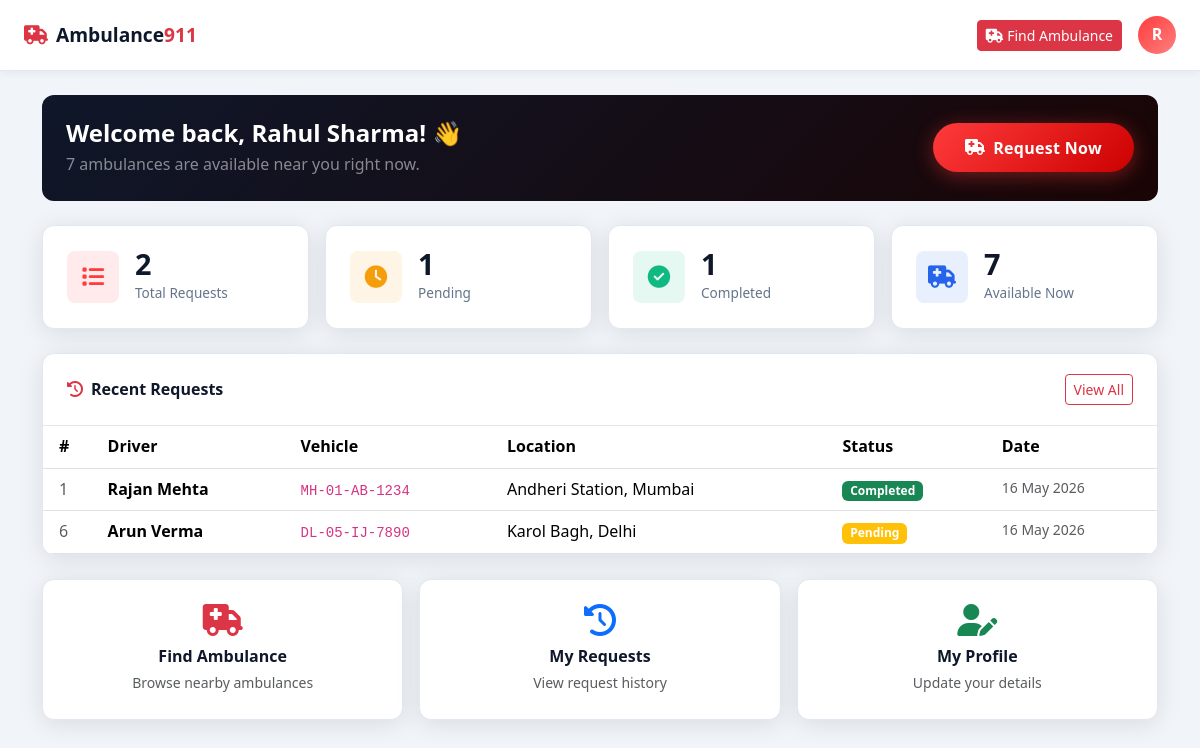
/user/dashboard.php (signed in), run on the app's committed database.
### tables this page shows
CREATE TABLE IF NOT EXISTS requests (
    id           INT AUTO_INCREMENT PRIMARY KEY,
    user_id      INT          NOT NULL,
    ambulance_id INT          NOT NULL,
    location     VARCHAR(255) NOT NULL,
    status       ENUM('pending','accepted','completed','cancelled') NOT NULL DEFAULT 'pending',
    created_at   TIMESTAMP DEFAULT CURRENT_TIMESTAMP,
    FOREIGN KEY (user_id)      REFERENCES users(id)      ON DELETE CASCADE,
    FOREIGN KEY (ambulance_id) REFERENCES ambulances(id) ON DELETE CASCADE
);

CREATE TABLE IF NOT EXISTS ambulances (
    id          INT AUTO_INCREMENT PRIMARY KEY,
    driver_name VARCHAR(100)  NOT NULL,
    phone       VARCHAR(20)   NOT NULL,
    vehicle_no  VARCHAR(30)   NOT NULL,
    area        VARCHAR(150)  NOT NULL,
    latitude    DECIMAL(10,8) NOT NULL DEFAULT 0.00000000,
    longitude   DECIMAL(11,8) NOT NULL DEFAULT 0.00000000,
    status      ENUM('available','busy','offline') NOT NULL DEFAULT 'available',
    created_at  TIMESTAMP DEFAULT CURRENT_TIMESTAMP
);

### user/dashboard.php (the view, shortened to what this page needs)
<?php
$userId   = $_SESSION['user_id'];
$userName = $_SESSION['user_name'];
$db       = getDB();
$totalReq = $db->query("SELECT COUNT(*) AS c FROM requests WHERE user_id = $userId")->fetch_assoc()['c'];
$pending  = $db->query("SELECT COUNT(*) AS c FROM requests WHERE user_id = $userId AND status='pending'")->fetch_assoc()['c'];
$completed= $db->query("SELECT COUNT(*) AS c FROM requests WHERE user_id = $userId AND status='completed'")->fetch_assoc()['c'];
$available= $db->query("SELECT COUNT(*) AS c FROM ambulances WHERE status='available'")->fetch_assoc()['c'];
$stmt = $db->prepare("
    SELECT r.id, r.location, r.status, r.created_at,
           a.driver_name, a.vehicle_no, a.phone AS amb_phone
    FROM requests r
    JOIN ambulances a ON r.ambulance_id = a.id
    WHERE r.user_id = ?
    ORDER BY r.created_at DESC
    LIMIT 5
");
$stmt->bind_param('i', $userId);
$stmt->execute();
$recentRequests = $stmt->get_result();
?>
<!DOCTYPE html>
<html lang="en">
<head>
    <link href="https://cdn.jsdelivr.net/npm/bootstrap@5.3.2/dist/css/bootstrap.min.css" rel="stylesheet">
    <link href="https://cdnjs.cloudflare.com/ajax/libs/font-awesome/6.5.0/css/all.min.css" rel="stylesheet">
    <link href="../assets/css/style.css" rel="stylesheet">
</head>
<body class="user-layout">
<div class="user-topbar">
    <div class="d-flex align-items-center gap-3">
        <div class="user-topbar-brand">
            <i class="fas fa-ambulance text-danger me-2"></i>Ambulance<span class="text-danger">911</span>
        </div>
    </div>
    <div class="d-flex align-items-center gap-3">
        <a href="ambulances.php" class="btn btn-danger btn-sm">
            <i class="fas fa-ambulance me-1"></i>Find Ambulance
        </a>
        <div class="dropdown">
            <div class="user-avatar" data-bs-toggle="dropdown">
                <?= strtoupper(substr($userName, 0, 1)) ?>
            </div>
        </div>
    </div>
</div>
<div class="container py-4">
    <div class="mb-4 p-4 rounded-xl"
         style="background:linear-gradient(135deg,var(--navy),#1a0505);color:#fff;">
        <div class="row align-items-center">
            <div class="col">
                <h4 class="fw-800 mb-1">Welcome back, <?= htmlspecialchars($userName) ?>! 👋</h4>
                <p class="mb-0 text-white-50">
                    <?= $available ?> ambulances are available near you right now.
                </p>
            </div>
            <div class="col-auto">
                <a href="ambulances.php" class="btn-emergency">
                    <i class="fas fa-ambulance me-2"></i>Request Now
                </a>
            </div>
        </div>
    </div>
    <div class="row g-3 mb-4">
        <div class="col-6 col-md-3">
            <div class="stat-widget">
                <div class="stat-widget-icon red"><i class="fas fa-list"></i></div>
                <div>
                    <div class="stat-widget-num"><?= $totalReq ?></div>
                    <div class="stat-widget-label">Total Requests</div>
                </div>
            </div>
        </div>
        <div class="col-6 col-md-3">
            <div class="stat-widget">
                <div class="stat-widget-icon orange"><i class="fas fa-clock"></i></div>
                <div>
                    <div class="stat-widget-num"><?= $pending ?></div>
                    <div class="stat-widget-label">Pending</div>
                </div>
            </div>
        </div>
        <div class="col-6 col-md-3">
            <div class="stat-widget">
                <div class="stat-widget-icon green"><i class="fas fa-check-circle"></i></div>
                <div>
                    <div class="stat-widget-num"><?= $completed ?></div>
                    <div class="stat-widget-label">Completed</div>
                </div>
            </div>
        </div>
        <div class="col-6 col-md-3">
            <div class="stat-widget">
                <div class="stat-widget-icon blue"><i class="fas fa-ambulance"></i></div>
                <div>
                    <div class="stat-widget-num"><?= $available ?></div>
                    <div class="stat-widget-label">Available Now</div>
                </div>
            </div>
        </div>
    </div>
    <div class="card-custom mb-4">
        <div class="card-custom-header">
            <h6 class="fw-700 mb-0"><i class="fas fa-history text-danger me-2"></i>Recent Requests</h6>
            <a href="request.php" class="btn btn-sm btn-outline-danger">View All</a>
        </div>
        <div class="card-custom-body p-0">
            <?php if ($recentRequests->num_rows > 0): ?>
            <div class="table-responsive">
                <table class="table table-hover mb-0">
                    <thead style="background:var(--light);">
                        <tr>
                            <th class="ps-3">#</th>
                            <th>Driver</th>
                            <th>Vehicle</th>
                            <th>Location</th>
                            <th>Status</th>
                            <th>Date</th>
                        </tr>
                    </thead>
                    <tbody>
                        <?php while ($row = $recentRequests->fetch_assoc()): ?>
                        <tr>
                            <td class="ps-3 text-muted"><?= $row['id'] ?></td>
                            <td class="fw-600"><?= htmlspecialchars($row['driver_name']) ?></td>
                            <td><code><?= htmlspecialchars($row['vehicle_no']) ?></code></td>
                            <td><?= htmlspecialchars($row['location']) ?></td>
                            <td>
                                <?php
                                $sc = ['pending'=>'warning','accepted'=>'primary','completed'=>'success','cancelled'=>'secondary'];
                                $sc2 = $sc[$row['status']] ?? 'secondary';
                                ?>
                                <span class="badge bg-<?= $sc2 ?>"><?= ucfirst($row['status']) ?></span>
                            </td>
                            <td class="text-muted small"><?= date('d M Y', strtotime($row['created_at'])) ?></td>
                        </tr>
                        <?php endwhile; ?>
                    </tbody>
                </table>
            </div>
            <?php endif; ?>
        </div>
    </div>
    <div class="row g-3">
        <div class="col-md-4">
            <a href="ambulances.php" class="card-custom d-block text-center p-4 text-decoration-none"
               style="transition:var(--transition);" onmouseover="this.style.transform='translateY(-4px)'"
               onmouseout="this.style.transform=''">
                <i class="fas fa-ambulance fa-2x text-danger mb-2 d-block"></i>
                <div class="fw-700">Find Ambulance</div>
                <small class="text-muted">Browse nearby ambulances</small>
            </a>
        </div>
        <div class="col-md-4">
            <a href="request.php" class="card-custom d-block text-center p-4 text-decoration-none"
               style="transition:var(--transition);" onmouseover="this.style.transform='translateY(-4px)'"
               onmouseout="this.style.transform=''">
                <i class="fas fa-history fa-2x text-primary mb-2 d-block"></i>
                <div class="fw-700">My Requests</div>
                <small class="text-muted">View request history</small>
            </a>
        </div>
        <div class="col-md-4">
            <a href="profile.php" class="card-custom d-block text-center p-4 text-decoration-none"
               style="transition:var(--transition);" onmouseover="this.style.transform='translateY(-4px)'"
               onmouseout="this.style.transform=''">
                <i class="fas fa-user-edit fa-2x text-success mb-2 d-block"></i>
                <div class="fw-700">My Profile</div>
                <small class="text-muted">Update your details</small>
            </a>
        </div>
    </div>
</div>
</body>
</html>

### assets/css/style.css (style rules this page uses)
:root { --red: #ff3b3b; --red-dark: #cc0000; --navy: #0f172a; --navy-mid: #1e293b; --white: #ffffff; --light: #f1f5f9; --blue: #2563eb; --blue-dark: #1d4ed8; --text-muted: #64748b; --border: #e2e8f0; --shadow: 0 4px 24px rgba(0,0,0,.10); --shadow-lg: 0 8px 40px rgba(0,0,0,.16); --radius: 12px; --radius-sm: 8px; --transition: all .3s ease; }
*, *::before, *::after { box-sizing: border-box; margin: 0; padding: 0; }
html { scroll-behavior: smooth; }
body { font-family: 'Segoe UI', system-ui, -apple-system, sans-serif; background: var(--light); color: var(--navy); line-height: 1.6; }
a { text-decoration: none; color: inherit; }
.btn-emergency { background: linear-gradient(135deg, var(--red), #cc0000); color: var(--white); border: none; padding: .85rem 2rem; border-radius: 50px; font-weight: 700; font-size: 1rem; letter-spacing: .3px; transition: var(--transition); box-shadow: 0 4px 20px rgba(255,59,59,.4); }
.user-layout { min-height: 100vh; background: var(--light); }
.user-topbar { background: var(--white); border-bottom: 1px solid var(--border); padding: 1rem 1.5rem; display: flex; align-items: center; justify-content: space-between; position: sticky; top: 0; z-index: 100; box-shadow: 0 2px 8px rgba(0,0,0,.06); }
.user-topbar-brand { font-size: 1.2rem; font-weight: 700; color: var(--navy); }
.user-avatar { width: 38px; height: 38px; border-radius: 50%; background: linear-gradient(135deg, var(--red), #ff8080); display: flex; align-items: center; justify-content: center; color: var(--white); font-weight: 700; cursor: pointer; }
.stat-widget { background: var(--white); border-radius: var(--radius); padding: 1.5rem; box-shadow: var(--shadow); border: 1px solid var(--border); display: flex; align-items: center; gap: 1rem; transition: var(--transition); }
.stat-widget-icon { width: 52px; height: 52px; border-radius: var(--radius-sm); display: flex; align-items: center; justify-content: center; font-size: 1.4rem; flex-shrink: 0; }
.stat-widget-icon.red { background: rgba(255,59,59,.1); color: var(--red); }
.stat-widget-icon.blue { background: rgba(37,99,235,.1); color: var(--blue); }
.stat-widget-icon.green { background: rgba(16,185,129,.1); color: #10b981; }
.stat-widget-icon.orange { background: rgba(245,158,11,.1); color: #f59e0b; }
.stat-widget-num { font-size: 1.8rem; font-weight: 800; color: var(--navy); line-height: 1; }
.stat-widget-label { font-size: .85rem; color: var(--text-muted); margin-top: .2rem; }
.card-custom { background: var(--white); border-radius: var(--radius); box-shadow: var(--shadow); border: 1px solid var(--border); overflow: hidden; }
.card-custom-header { padding: 1.25rem 1.5rem; border-bottom: 1px solid var(--border); display: flex; align-items: center; justify-content: space-between; }
.card-custom-body { padding: 1.5rem; }
.rounded-xl { border-radius: var(--radius) !important; }
.fw-600 { font-weight: 600 !important; }
.fw-700 { font-weight: 700 !important; }
.fw-800 { font-weight: 800 !important; }

### data on the page
requests: id "1", ambulance.driver_name "Rajan Mehta", ambulance.vehicle_no "MH-01-AB-1234", location "Andheri Station, Mumbai", status "Completed", created_at "16 May 2026"
requests: id "6", ambulance.driver_name "Arun Verma", ambulance.vehicle_no "DL-05-IJ-7890", location "Karol Bagh, Delhi", status "Pending", created_at "16 May 2026"

### other printed values
substr($userName, 0, 1) "R"
$userName "Rahul Sharma"
$available "7"
$totalReq "2"
$pending "1"
$completed "1"
